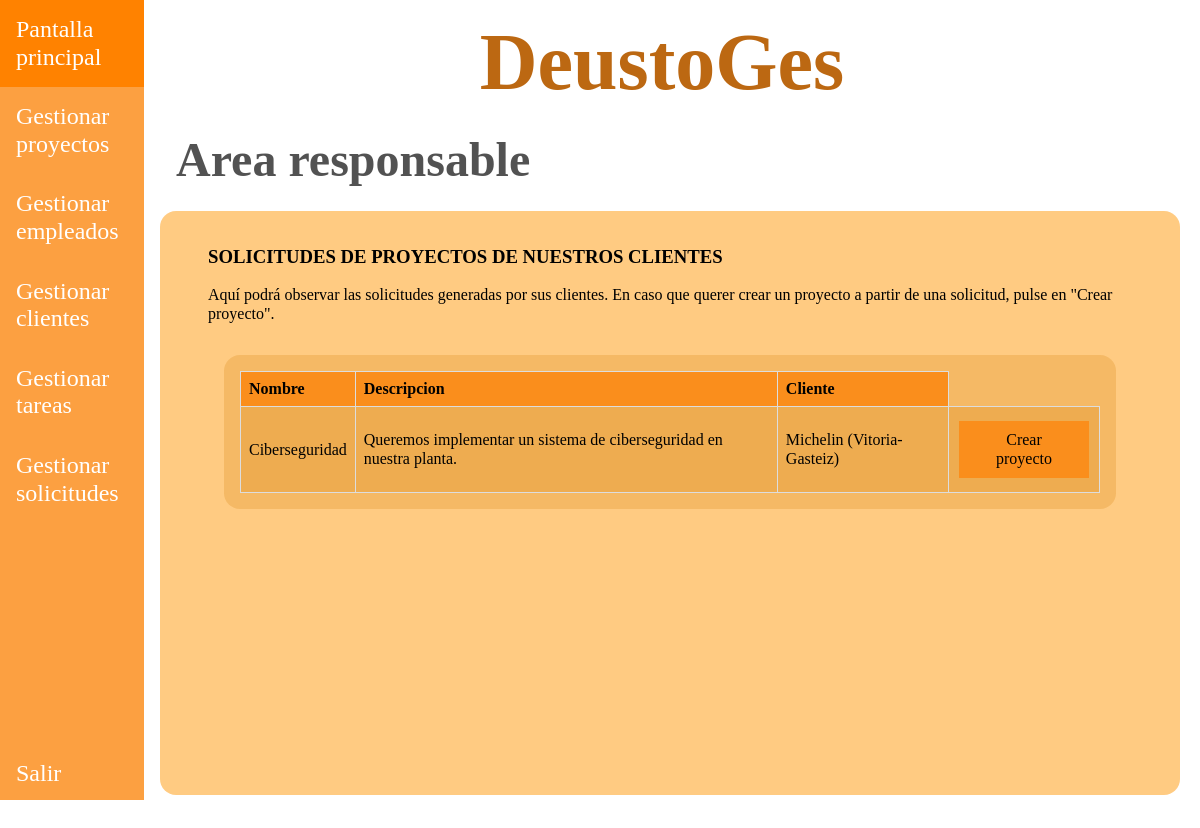
The app's page /appDeustoGes/responsables/1/solicitudes, older data.
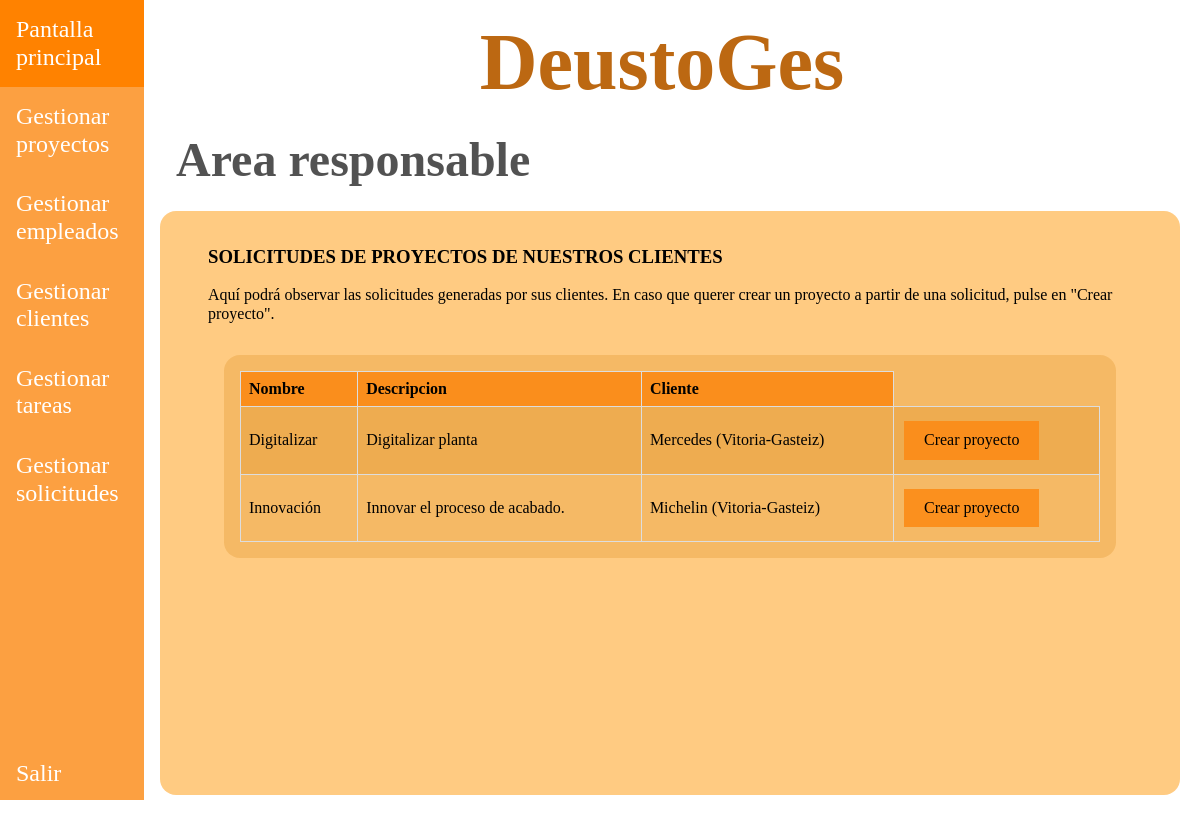
The same page, newer data.
### appDeustoGes/models.py (models this page shows, shortened)
class Solicitud(models.Model):
    titulo = models.CharField(max_length=31)
    descripcion = models.TextField()
    cliente = models.ForeignKey(Cliente, on_delete=models.CASCADE)
    created = models.DateTimeField(auto_now_add=True, blank=True, null=True)
    updated = models.DateTimeField(auto_now=True, blank=True, null=True)
    class Meta:
        verbose_name = "solicitud"
        verbose_name_plural = "solicitudes"

class Cliente(models.Model):
    nombre = models.CharField(max_length=15)
    telefono = models.IntegerField()
    email = models.EmailField()
    direccion = models.CharField(max_length=50)
    created = models.DateTimeField(auto_now_add=True, blank=True, null=True)
    updated = models.DateTimeField(auto_now=True, blank=True, null=True)
    def __str__(self):
        return f"{self.nombre} ({self.direccion})"
    class Meta:
        verbose_name = "cliente"
        verbose_name_plural = "clientes"

### appDeustoGes/views.py (the view)
# urls.py: path('/responsables/<int:id_responsable>/solicitudes', views.gestion_solicitudes, name='gestion_solicitudes'),
def gestion_solicitudes(request, id_responsable):
    responsable = get_object_or_404(Empleado, id=id_responsable)
    solicitudes = Solicitud.objects.all()
    return render(request, 'appDeustoGes/gestion_solicitudes.html',
                  {'responsable': responsable, 'solicitudes': solicitudes})

### templates/appDeustoGes/gestion_solicitudes.html
{% extends "base.html" %}
{% block css %}
    <link rel="stylesheet" href="/../static/css/normalize.css">
    <link rel="stylesheet" href="/../static/css/style.css">
{% endblock %}
{% block nav_header %}
    <nav class="barra-lateral">
        <ul class="listado-barra-lateral">
            <div>
                <li><a href="{% url 'pantalla_responsable' responsable.id %}">Pantalla principal</a></li>
                <li><a href="{% url 'proyectos_index' responsable.id %}">Gestionar proyectos</a></li>
                <li><a href="{% url 'gestion_empleados' responsable.id %}">Gestionar empleados</a></li>
                <li><a href="{% url 'gestion_clientes' responsable.id %}">Gestionar clientes</a></li>
                <li><a href="{% url 'gestion_tareas' responsable.id %}">Gestionar tareas</a></li>
                <li><a href="{% url 'gestion_solicitudes' responsable.id %}">Gestionar solicitudes</a></li>
            </div>
            <div>
                <li><a href="{% url 'pantalla_inicio' %}">Salir</a></li>
            </div>
        </ul>
    </nav>
{% endblock %}
{% block main_contenido %}
<h2>Area responsable</h2>
<div class="contenido">
    <div class="introduccion">
<h3>SOLICITUDES DE PROYECTOS DE NUESTROS CLIENTES</h3>
    <p>Aquí podrá observar las solicitudes generadas por sus clientes. En caso que querer crear un proyecto
        a partir de una solicitud, pulse en "Crear proyecto".</p>
<div class="responsable-overflow">
<div class="contenido_interno">
        <table class="estilos-table">
            <thead>
                <tr>
                    <th>Nombre</th>
                    <th>Descripcion</th>
                    <th>Cliente</th>
                </tr>
            </thead>
            <tbody>
                {% for solicitud in solicitudes %}
                    <tr>
                        <td>{{ solicitud.titulo }}</td>
                        <td>{{ solicitud.descripcion }}</td>
                        <td>{{ solicitud.cliente }}</td>
                        <td><a href="{% url 'proyecto_create' responsable.id solicitud.id %}" class="añadir-button">
                            Crear proyecto</a></td>
                    </tr>
                {% endfor %}
            </tbody>
        </table>
    </div>
</div>
</div>
</div>
{% endblock %}

Row changes from the older to the newer data that the page shows:
removed Solicitud: titulo "Ciberseguridad", descripcion "Queremos implementar un sistema de ciberseguridad en nuestra planta.", cliente "Michelin (Vitoria-Gasteiz)"
added Solicitud: titulo "Digitalizar", descripcion "Digitalizar planta", cliente "Mercedes (Vitoria-Gasteiz)"
added Solicitud: titulo "Innovación", descripcion "Innovar el proceso de acabado.", cliente "Michelin (Vitoria-Gasteiz)"
